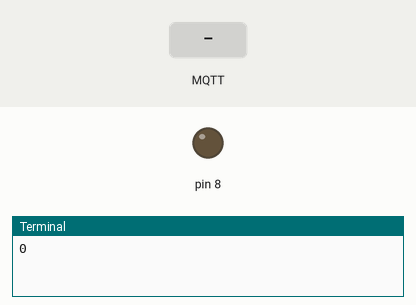
Recording of a program running on a simulated Raspberry Pi (header pin numbers). Shown: output pins drawn as LEDs (lit = HIGH), the last lines printed to the terminal. The inputs (shaded band) are chosen by the test bench. Web requests get an empty 200 reply after 0.4 s.

Above: at 1.6 s.
1.7 s: MQTT message "10" arrives on the first subscribed topic
At 2.9 s:
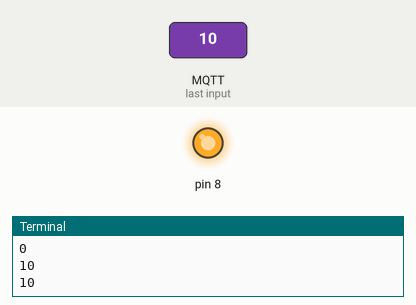
3.2 s: MQTT message "11" arrives on the first subscribed topic
At 4.6 s:
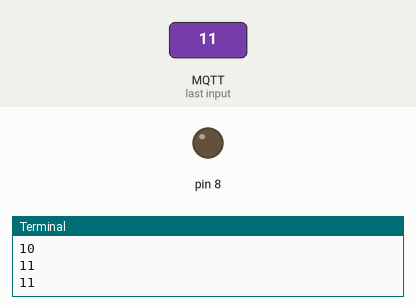
Timing chart, 0 to 6.2 s (numbered marks = the images above; inputs shaded):
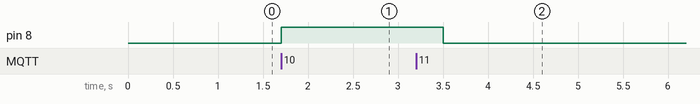

The program:

adafruit.py
```python
from Adafruit_IO import Client,Feed, Data
import time
import RPi.GPIO as GPIO
import os


ADAFRUIT_IO_KEY = 'd234a59c2c754a7f87be9052f8073018'
ADAFRUIT_IO_USERNAME = 'SasaSaini'

aio = Client(ADAFRUIT_IO_USERNAME, ADAFRUIT_IO_KEY)

temperature = aio.feeds('hack.remote')
GPIO.setwarnings(False) # Ignore warning for now
GPIO.setmode(GPIO.BOARD) # Use physical pin numbering
GPIO.setup(8, GPIO.OUT, initial=GPIO.LOW) # Set pin 8 to be an output pin and set initial value to low (off)


while True:
    data = aio.receive(temperature.key)
    print(data.value)
    if data.value == "10":
        GPIO.output(8, GPIO.HIGH)
    elif data.value == "11":
        GPIO.output(8, GPIO.LOW)
    elif data.value == "12":
        os.system("omxplayer 02TohDishoom.mp3")

    time.sleep(0.5)
```

Measured:
- after the input at 1.7 s, pin 8: LOW → HIGH at once
- after the input at 3.2 s, pin 8: HIGH → LOW after 0.30 s
